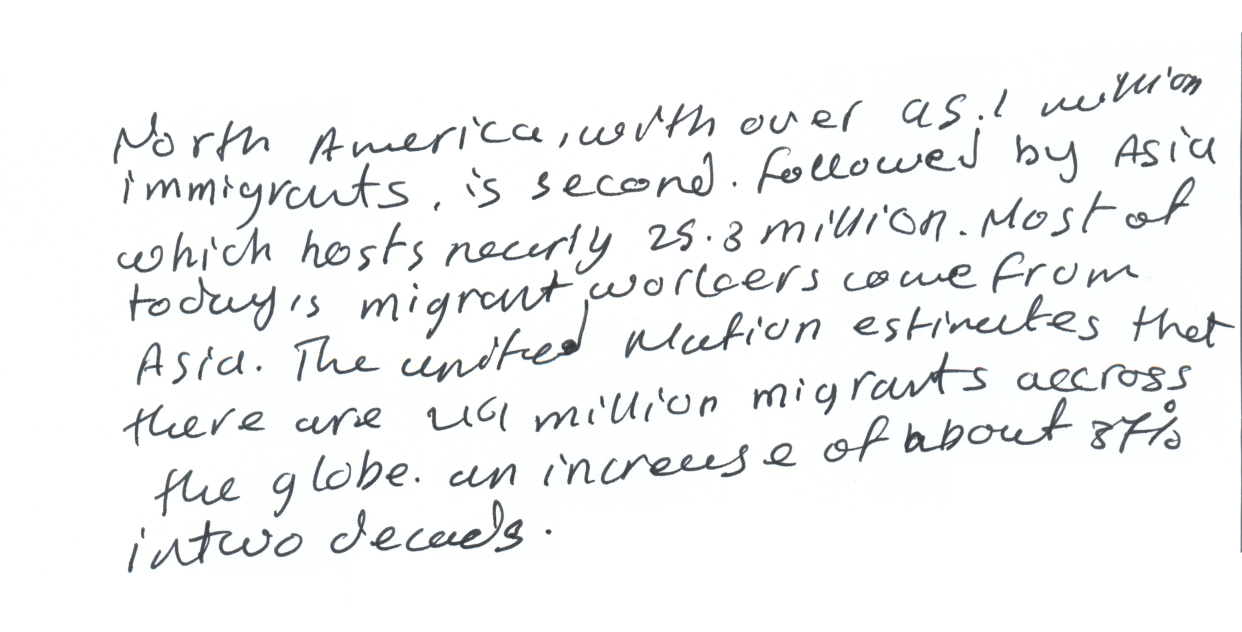
#> input picture gg.jpg, 4967 x 2526 px (shown at 1/4 size)
$ python rmborder.py
#> lines starting #> are read from the running program, lines starting #| are printed output that depends on the picture
#> further down, im is the input picture: PIL image 4967x2526 RGB; mean R, G, B 242.8, 243.8, 244.1
from PIL import Image, ImageChops
from resizeimage import resizeimage

def trim(im):
    bg = Image.new(im.mode, im.size, im.getpixel((0,0)))
#> bg: PIL image 4967x2526 RGB; every value is 255
    diff = ImageChops.difference(im, bg)
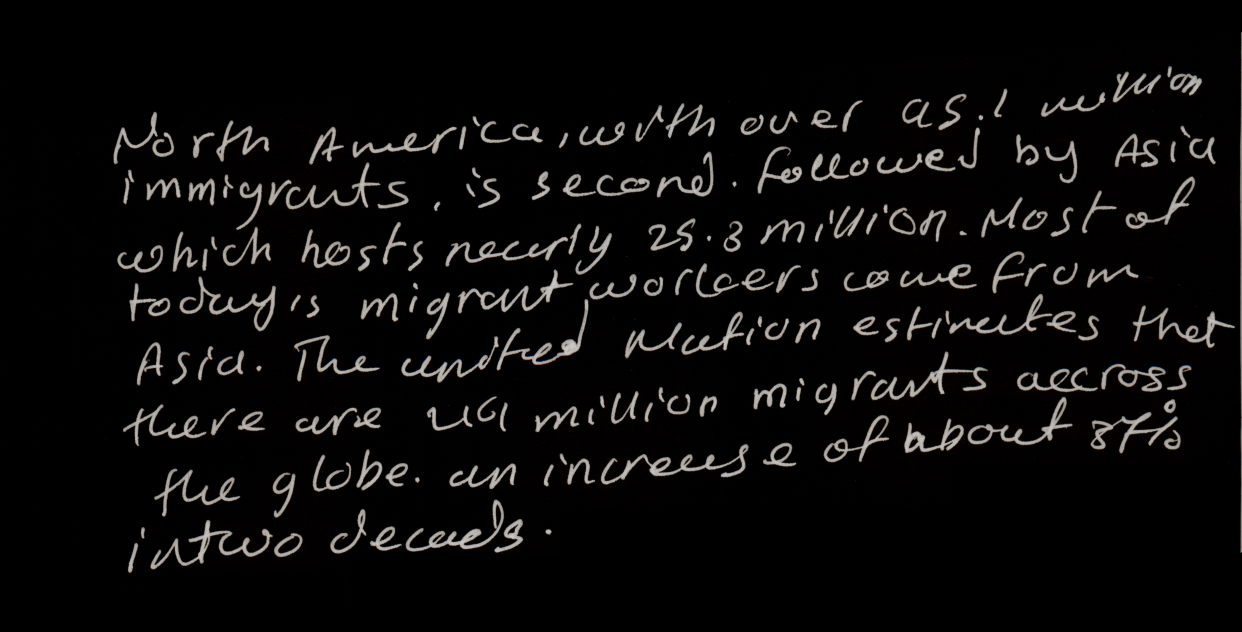
#> diff: PIL image 4967x2526 RGB (shown at 1/4 size); mean R, G, B 12.2, 11.2, 10.9
    diff = ImageChops.add(diff, diff, 2.0, -100)
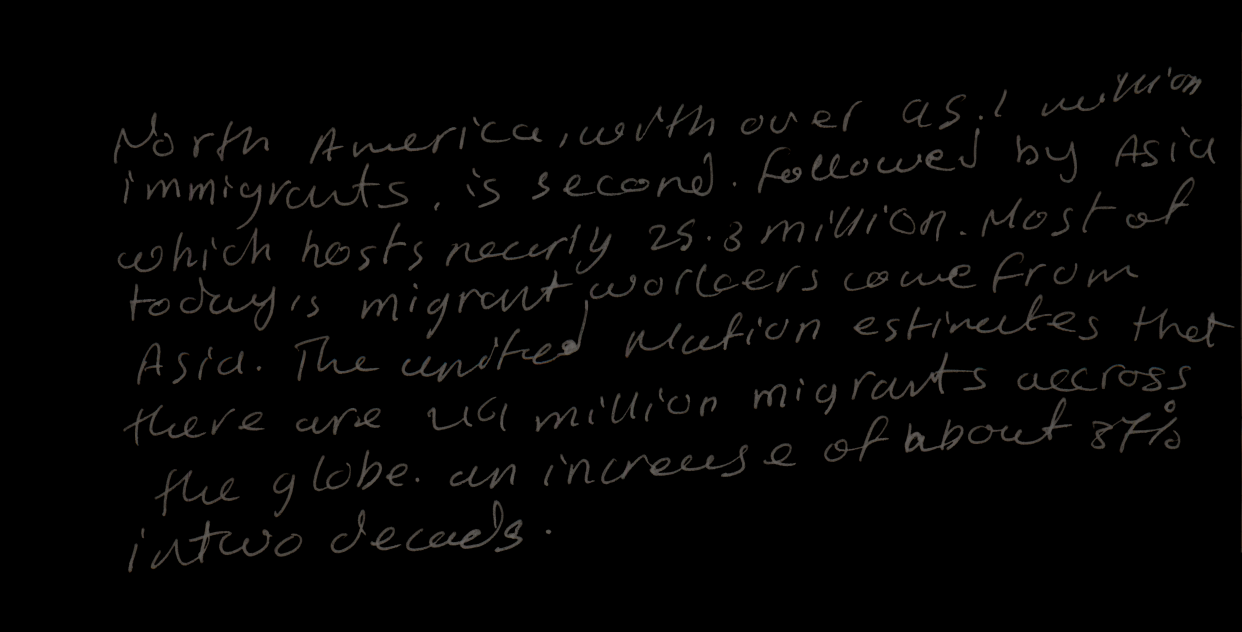
#> diff: PIL image 4967x2526 RGB (shown at 1/4 size); mean R, G, B 4, 3.7, 3.4
    bbox = diff.getbbox()
#> bbox = (454, 129, 4967, 2291)
    if bbox:
        return im.crop(bbox)
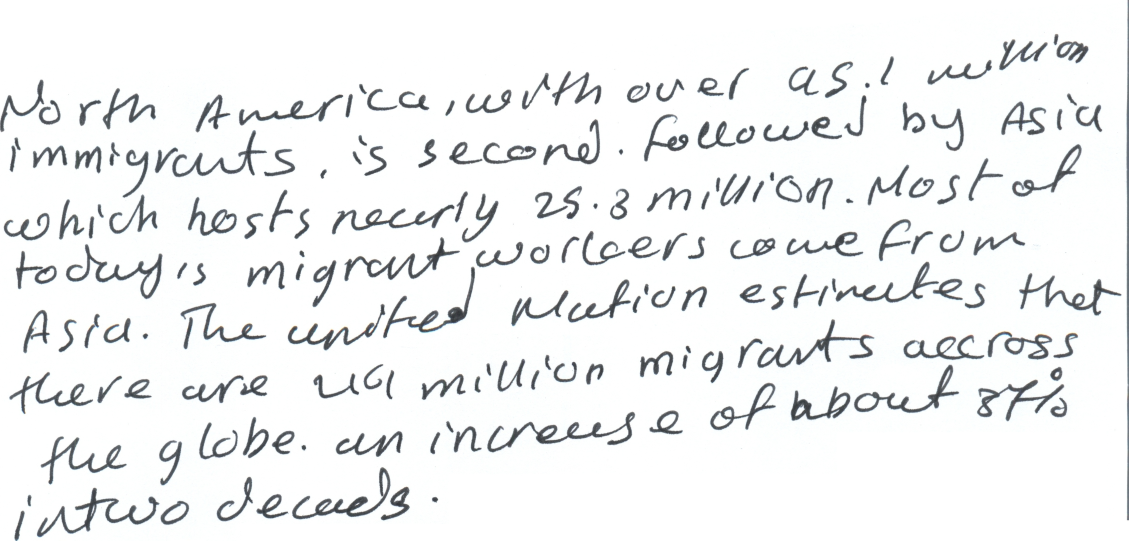
#> returned value: PIL image 4513x2162 RGB (shown at 1/4 size); mean R, G, B 239.3, 240.6, 241

#im = Image.open("/media/monica/DATA/GoogleDrive/KULIAH/materi kuliah/smt7/SKRIPSI/DATASET/1_1017_crop_clean/0001/aa.jpg")
im = Image.open("gg.jpg")
im = trim(im)
#> (the run stopped early here; a loop or call above may not have finished)

$ run again, with 0013_3.jpg copied over gg.jpg
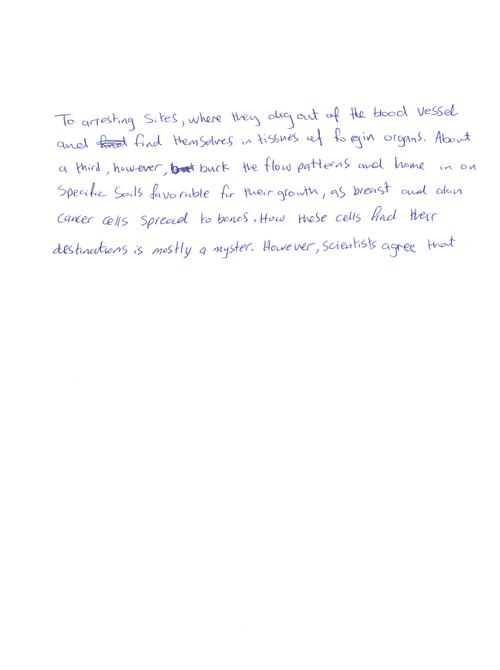
#> input picture 0013_3.jpg, 500 x 670 px
#> im is the input picture: PIL image 500x670 RGB; mean R, G, B 252.7, 252.8, 253.4
#> bg: PIL image 500x670 RGB; every value is 255
#> in trim, `diff = ImageChops.add(diff, diff, 2.0, -100)`:
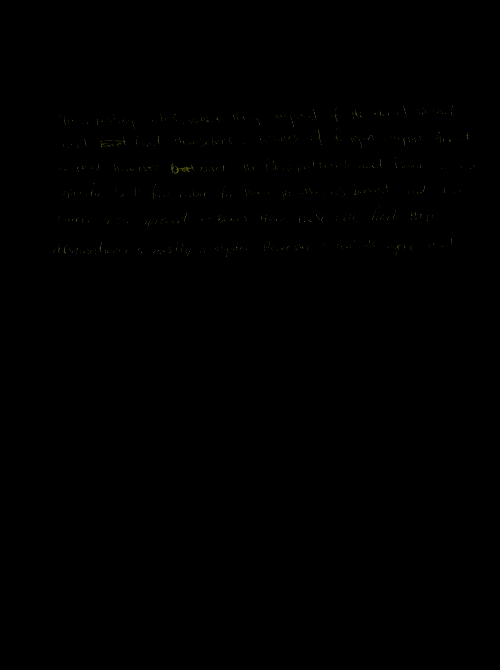
#> diff: PIL image 500x670 RGB; mean R, G, B 0.2, 0.2, 0
#> bbox = (53, 105, 475, 258)
#> in trim, `return im.crop(bbox)`:
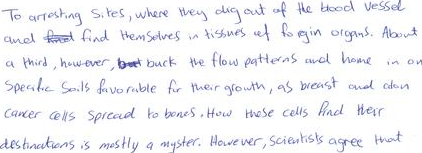
#> returned value: PIL image 422x153 RGB; mean R, G, B 243, 243.4, 246.6

$ run again, with 04train2.jpg copied over gg.jpg
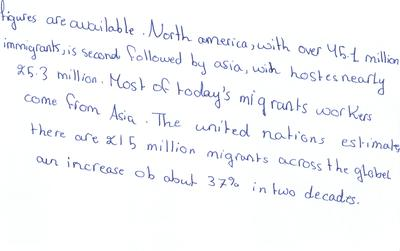
#> input picture 04train2.jpg, 400 x 251 px
#> im is the input picture: PIL image 400x251 RGB; mean R, G, B 246.3, 247.3, 248.9
#> in trim, `diff = ImageChops.add(diff, diff, 2.0, -100)`:
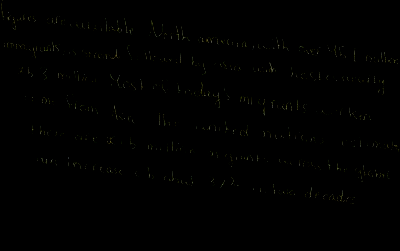
#> diff: PIL image 400x251 RGB; mean R, G, B 0.6, 0.7, 0.3
#> bbox = (1, 0, 400, 204)
#> in trim, `return im.crop(bbox)`:
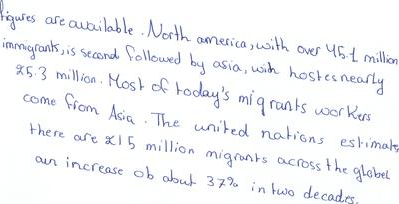
#> returned value: PIL image 399x204 RGB; mean R, G, B 244.5, 245.5, 247.6
